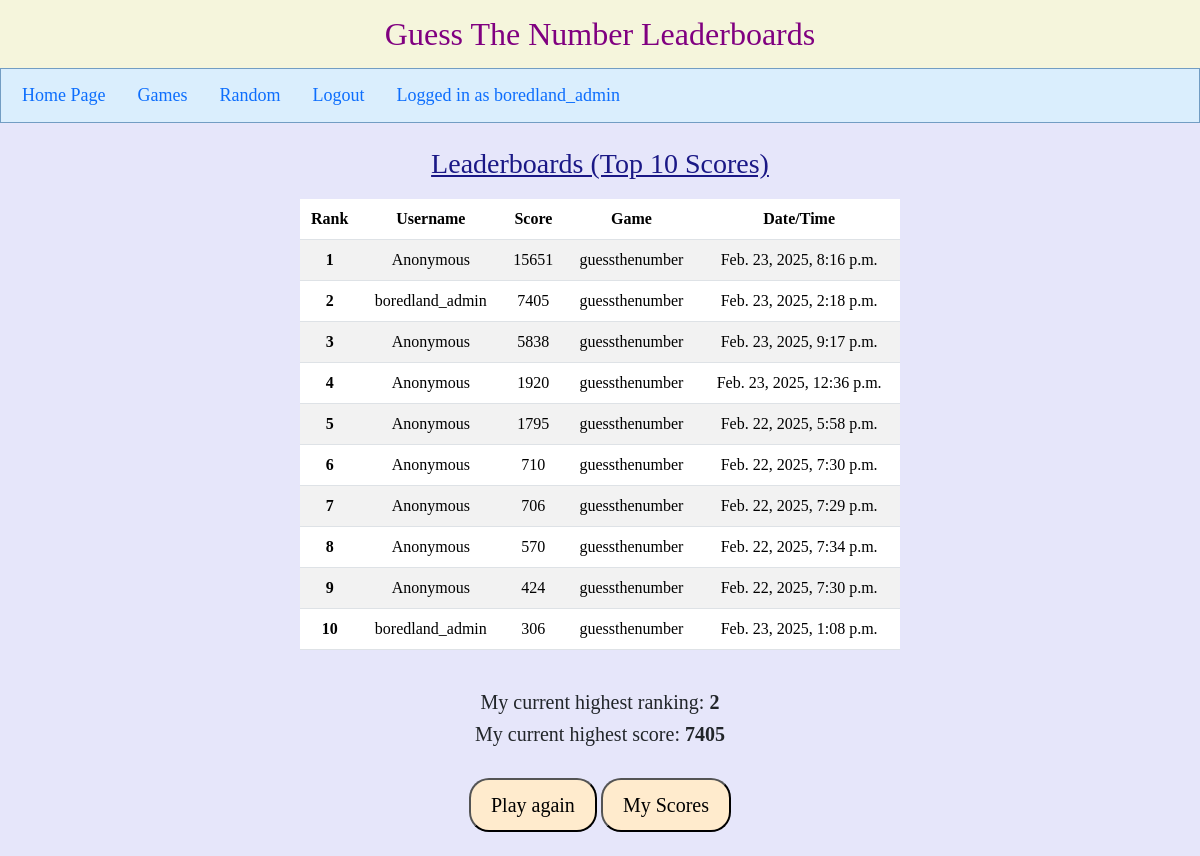
The page /guessthenumber/leaderboards/ (signed in) on the database its author committed.
### mainapp/models.py (models this page shows)
class Score(models.Model):
    user = models.ForeignKey(User, on_delete=models.CASCADE, related_name="user_scores")
    score = models.IntegerField()
    game = models.ForeignKey(Game, on_delete=models.CASCADE, related_name="game_scores")
    datetime = models.DateTimeField(auto_now_add=False)

class Game(models.Model):
    game_code = models.CharField(max_length=20)
    game_name = models.CharField(max_length=150)

### guessthenumber/views.py (the view)
# urls.py: path("leaderboards/", views.leaderboards, name="leaderboards"),
def leaderboards(request):
    return gen_lbs(request, game_name)

### guessthenumber/templates/guessthenumber/leaderboards.html (shortened to what this page needs)
{% extends "mainapp/game_leaderboards.html" %}
{% load static %}
{% block body1 %}
<h1 class="welcome_banner">Guess The Number Leaderboards</h1>
{% endblock %}
{% block stylesheet %}
    <link href="{% static 'guessthenumber/helper_styles.css' %}" rel="stylesheet">
    <link href="{% static 'mainapp/lb_styles.css' %}" rel="stylesheet">
{% endblock %}

### mainapp/templates/mainapp/game_leaderboards.html (shortened to what this page needs)
{% extends "mainapp/layout.html" %}
{% block body2 %}
<div class="lb_page" id="lb_page_1">
    <h3 class="blue_header_lb"><u>Leaderboards (Top 10 Scores)</u></h3>
    <table class="table table-striped">
        <thead>
            <tr>
                <th scope="col">Rank</th>
                <th scope="col">Username</th>
                <th scope="col">Score</th>
                <th scope="col">Game</th>
                <th scope="col">Date/Time</th>
            </tr>
        </thead>
        <tbody>
            {% for score in scores %}
            <tr>
                <th scope="row">{{ score.ranking }}</th>
                <td>{{ score.score.user }}</td>
                <td>{{ score.score.score }}</td>
                <td>{{ score.score.game.game_name }}</td>
                <td>{{ score.score.datetime }}</td>
            </tr>
            {% endfor %}
        </tbody>
    </table>
    <br>
    {% if user.is_authenticated %}
        <h5>My current highest ranking: <strong>{{ user_ranking }}</strong></h5>
        <h5>My current highest score: <strong>{{ user_highscore }}</strong></h5>
    {% else %}
        <h5> Please login to view your rankings and high scores. </h5>
    {% endif %}
    <br>
    <button class="game_interface_button3" id="replay2">Play again</button>
    <button class="game_interface_button4" id="my_score">My Scores</button>
</div>
{% endblock %}

### mainapp/templates/mainapp/layout.html (shortened to what this page needs)
{% load static %}
<!DOCTYPE html>
<html lang="en">
    <head>
        <link href="https://cdn.jsdelivr.net/npm/bootstrap@5.3.3/dist/css/bootstrap.min.css" rel="stylesheet">
        <link href="{% static 'mainapp/styles.css' %}" rel="stylesheet">
        {% block stylesheet %}
        {% endblock %}
    </head>
    <body>
        {% block body1 %}
        {% endblock %}
        <nav class="nav" style="background-color: #daeefd; padding:5px; border:1px solid rgb(114, 157, 195); font-size: 18px;">
            <a class="nav-link" href="{% url 'index' %}">Home Page</a>
            <a class="nav-link" href="{% url 'games' %}">Games</a>
            <a class="nav-link" href="{% url 'random' %}">Random</a>
            {% if not user.is_authenticated %}
                <a class="nav-link" href="{% url 'login' %}">Login</a>
                <a class="nav-link" href="{% url 'register' %}">Register</a>
            {% else %}
                <a class="nav-link" href="{% url 'logout' %}">Logout</a>
                <a class="nav-link">Logged in as {{ user }}</a>
            {% endif %}
        </nav>
        {% block body2 %}
        {% endblock %}
    </body>
</html>

### mainapp/static/mainapp/styles.css (style rules this page uses)
body { background-color: antiquewhite; font-family: Comic Sans MS, Comic Sans, cursive; }
.welcome_banner { text-align:center; background-color: beige; font-size:32px; color:purple; padding:15px; margin-bottom: 0px; }
.game_interface_button2,.game_interface_button3,.game_interface_button4,.game_interface_button5 { border-radius: 20px; padding-top: 10px; padding-bottom: 10px; padding-left: 20px; padding-right: 20px; font-size: 20px; background-color: blanchedalmond; }

### guessthenumber/static/guessthenumber/helper_styles.css (style rules this page uses)
body { background-color: lavender; }

### mainapp/static/mainapp/lb_styles.css (style rules this page uses)
.lb_page { position: relative; left: 25%; width: 50%; text-align:center; padding-top:3vh; padding-bottom:3vh; display:block; }
.blue_header_lb { color:rgb(26, 24, 134); padding-bottom: 10px; }

### rows shown on the page
Score: ranking "1", score.user "Anonymous", score.score "15651", score.game.game_name "guessthenumber", score.datetime "Feb. 23, 2025, 8:16 p.m."
Score: ranking "2", score.user "boredland_admin", score.score "7405", score.game.game_name "guessthenumber", score.datetime "Feb. 23, 2025, 2:18 p.m."
Score: ranking "3", score.user "Anonymous", score.score "5838", score.game.game_name "guessthenumber", score.datetime "Feb. 23, 2025, 9:17 p.m."
Score: ranking "4", score.user "Anonymous", score.score "1920", score.game.game_name "guessthenumber", score.datetime "Feb. 23, 2025, 12:36 p.m."
Score: ranking "5", score.user "Anonymous", score.score "1795", score.game.game_name "guessthenumber", score.datetime "Feb. 22, 2025, 5:58 p.m."
Score: ranking "6", score.user "Anonymous", score.score "710", score.game.game_name "guessthenumber", score.datetime "Feb. 22, 2025, 7:30 p.m."
Score: ranking "7", score.user "Anonymous", score.score "706", score.game.game_name "guessthenumber", score.datetime "Feb. 22, 2025, 7:29 p.m."
Score: ranking "8", score.user "Anonymous", score.score "570", score.game.game_name "guessthenumber", score.datetime "Feb. 22, 2025, 7:34 p.m."
Score: ranking "9", score.user "Anonymous", score.score "424", score.game.game_name "guessthenumber", score.datetime "Feb. 22, 2025, 7:30 p.m."
Score: ranking "10", score.user "boredland_admin", score.score "306", score.game.game_name "guessthenumber", score.datetime "Feb. 23, 2025, 1:08 p.m."

### other values the page prints
{{ user }} "boredland_admin"
{{ user_ranking }} "2"
{{ user_highscore }} "7405"
